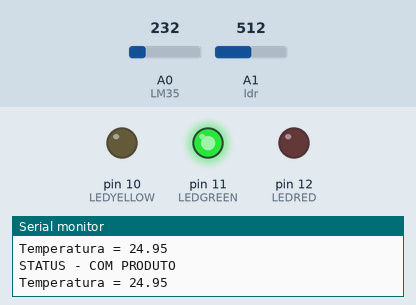
This sketch was run on a simulated Arduino Uno, built with avr-gcc and run on an emulated ATmega328P. On the bench: output pins drawn as LEDs (lit = HIGH), the last lines printed to the serial monitor. The inputs (shaded band) are chosen by the test bench; at power-on: A1 (ldr) = 512, A0 (LM35) = 232.

Above: at 1.8 s.
1.9 s: A1 (ldr) set to 886
3.4 s: A1 (ldr) set to 907
At 4.8 s:
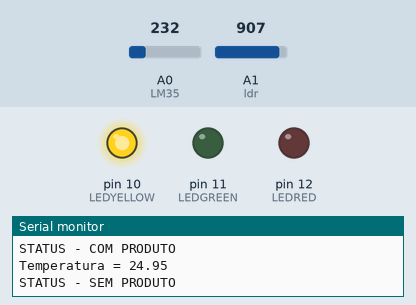
5.5 s: A1 (ldr) set to 890
At 6.4 s:
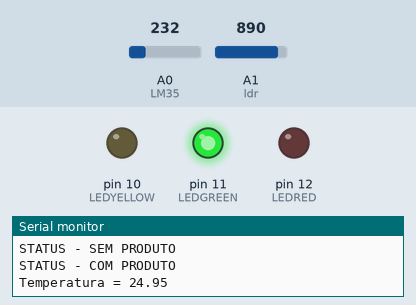
7.5 s: A0 (LM35) set to 252
9.2 s: A0 (LM35) set to 270
At 10.8 s:
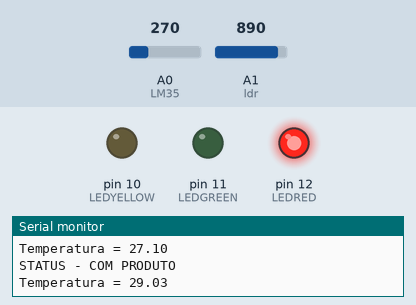
11.5 s: A0 (LM35) set to 250
At 12.4 s:
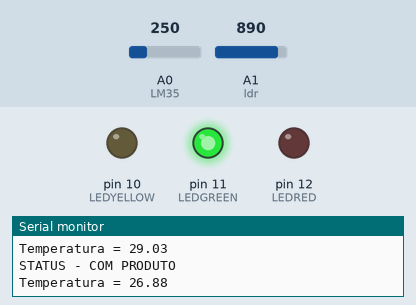
Timing chart, 0 to 14.5 s (numbered marks = the images above; inputs shaded):
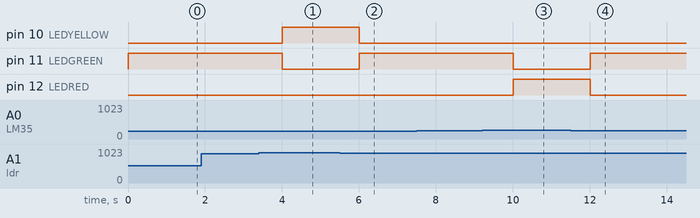

The sketch:

sketch.ino
```cpp
const int LM35 = 0;
float temperatura = 0;
int ADClido = 0;

const int LEDYELLOW = 10;
const int LEDGREEN = 11;
const int LEDRED = 12;

int ldr = A1;//Atribui A0 a variável ldr
int valorldr = 0;

void setup() {
  Serial.begin(9600);

  analogReference(INTERNAL);
  pinMode(LEDRED, OUTPUT);
  pinMode(LEDGREEN, OUTPUT);
  pinMode(LEDYELLOW, OUTPUT);
  pinMode(ldr, INPUT);//Define ldr (pino analógico A0) como saída

}

void loop() {

  valorldr    = analogRead(ldr);
  ADClido     = analogRead(LM35);
  temperatura = ADClido * 0.1075268817204301;


  // LDR
  if(valorldr >= 900){
    Serial.print("STATUS - SEM PRODUTO");
    Serial.println(" ");

    digitalWrite(LEDYELLOW, HIGH);
    digitalWrite(LEDRED, LOW);
    digitalWrite(LEDGREEN, LOW);

  }else{

    Serial.println("STATUS - COM PRODUTO");

    Serial.print("Temperatura = ");
    Serial.println(temperatura);

    digitalWrite(LEDYELLOW, LOW);

    // TEMP.
    if(temperatura > 28){ // setei como 30ºC
      digitalWrite(LEDRED, HIGH);
      digitalWrite(LEDGREEN, LOW);
    }else{
      digitalWrite(LEDRED, LOW);
      digitalWrite(LEDGREEN, HIGH);
    }

  }

  delay(1000);
}
```

Measured:
- the behaviour switches between 899 and 900 on A1 (ldr) (found by bisection; images 0 and 1)
- the behaviour switches between 260 and 261 on A0 (LM35) (found by bisection; images 2 and 3)
- after the input at 3.4 s, pin 10 (LEDYELLOW): LOW → HIGH after 0.60 s; pin 11 (LEDGREEN): HIGH → LOW after 0.60 s
- after the input at 5.5 s, pin 10 (LEDYELLOW): HIGH → LOW after 0.51 s; pin 11 (LEDGREEN): LOW → HIGH after 0.51 s
- after the input at 9.2 s, pin 11 (LEDGREEN): HIGH → LOW after 0.81 s; pin 12 (LEDRED): LOW → HIGH after 0.81 s
- after the input at 11.5 s, pin 11 (LEDGREEN): LOW → HIGH after 0.51 s; pin 12 (LEDRED): HIGH → LOW after 0.51 s
